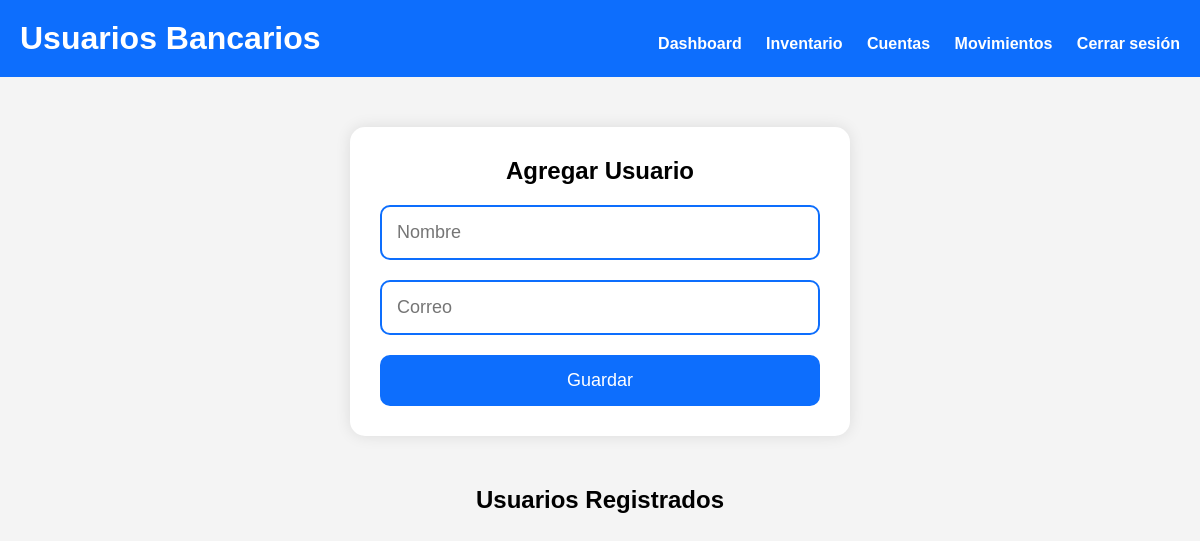
Before: /usuarios with the older database file.
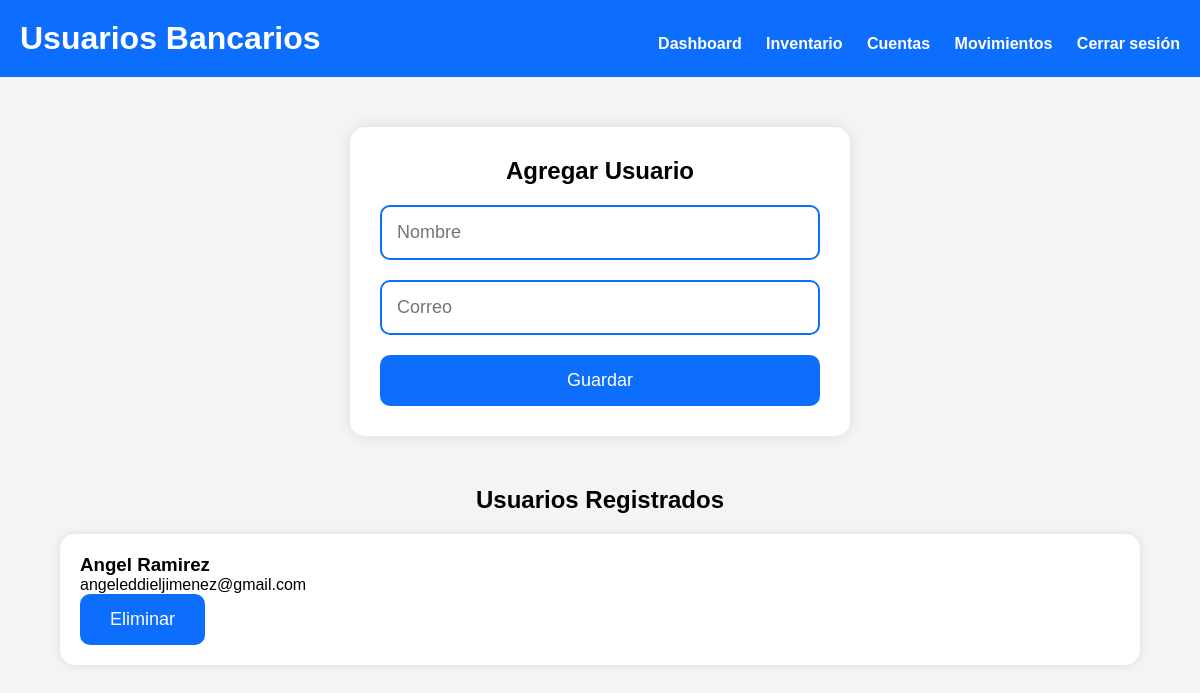
After: the same page with the newer database file.
### tables this page shows
CREATE TABLE usuarios(
            id INTEGER PRIMARY KEY AUTOINCREMENT,
            nombre TEXT NOT NULL,
            correo TEXT NOT NULL
        );

### web_app.py (the view)
@app.route('/usuarios')
def usuarios():
    conexion = sqlite3.connect('database.db')
    cursor = conexion.cursor()
    cursor.execute("SELECT * FROM usuarios")
    usuarios = cursor.fetchall()
    conexion.close()
    return render_template(
        'usuarios.html',
        usuarios=usuarios
    )

### templates/usuarios.html (shortened to what this page needs)
<!DOCTYPE html>
<html lang="es">
<head>
    <link rel="stylesheet"
    href="{{ url_for('static', filename='style.css') }}">
</head>
<body>
<header>
    <h1>Usuarios Bancarios</h1>
    <nav>
        <a href="/dashboard">
            Dashboard
        </a>
        <a href="/inventario">
            Inventario
        </a>
        <a href="/cuentas">
            Cuentas
        </a>
        <a href="/movimientos">
            Movimientos
        </a>
        <a href="/logout">
            Cerrar sesión
        </a>
    </nav>
</header>
<section class="form-section">
    <h2>
        Agregar Usuario
    </h2>
    <form action="/agregar" method="POST">
        <input
        type="text"
        name="nombre"
        placeholder="Nombre"
        required>
        <input
        type="email"
        name="correo"
        placeholder="Correo"
        required>
        <button type="submit">
            Guardar
        </button>
    </form>
</section>
<section class="usuarios">
    <h2>
        Usuarios Registrados
    </h2>
    {% for usuario in usuarios %}
        <div class="usuario-card">
            <h3>
                {{ usuario[1] }}
            </h3>
            <p>
                {{ usuario[2] }}
            </p>
            <a href="/eliminar_usuario/{{ usuario[0] }}">
                <button>
                    Eliminar
                </button>
            </a>
        </div>
    {% endfor %}
</section>
</body>
</html>

Changed rows visible on the page:
added usuarios: nombre "Angel Ramirez", correo "angeleddieljimenez@gmail.com"
